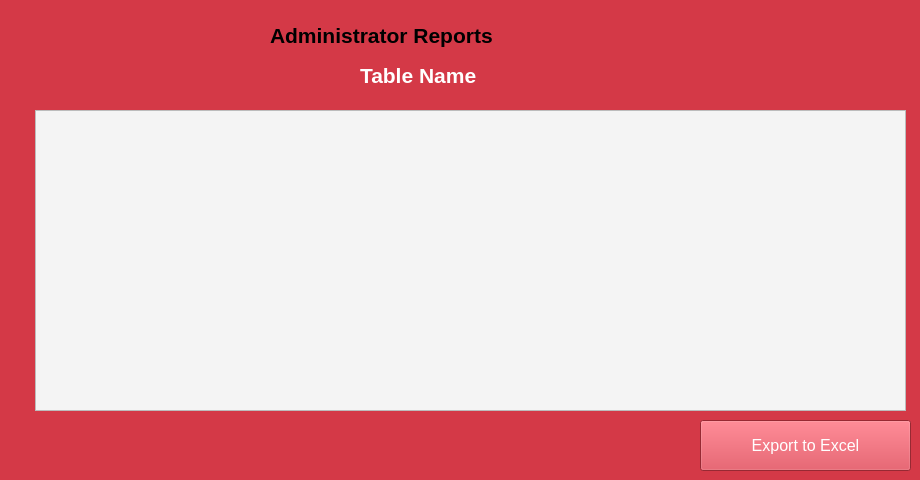
    <widget class="QWidget" name="tab_5">
     <property name="styleSheet">
      <string notr="true">background-color :#d43947

</string>
     </property>
     <attribute name="title">
      <string>reports</string>
     </attribute>
     <widget class="QLabel" name="label_26">
      <property name="geometry">
       <rect>
        <x>270</x>
        <y>20</y>
        <width>311</width>
        <height>31</height>
       </rect>
      </property>
      <property name="font">
       <font>
        <pointsize>16</pointsize>
        <weight>75</weight>
        <bold>true</bold>
       </font>
      </property>
      <property name="text">
       <string>Administrator Reports</string>
      </property>
     </widget>
     <widget class="QLabel" name="l61">
      <property name="geometry">
       <rect>
        <x>360</x>
        <y>60</y>
        <width>341</width>
        <height>31</height>
       </rect>
      </property>
      <property name="font">
       <font>
        <pointsize>16</pointsize>
        <weight>75</weight>
        <bold>true</bold>
       </font>
      </property>
      <property name="styleSheet">
       <string notr="true">color : rgb(255,255,255);</string>
      </property>
      <property name="text">
       <string>Table Name</string>
      </property>
     </widget>
     <widget class="QTableWidget" name="tableReport">
      <property name="geometry">
       <rect>
        <x>35</x>
        <y>110</y>
        <width>871</width>
        <height>301</height>
       </rect>
      </property>
      <property name="styleSheet">
       <string notr="true">background-color: rgb(244, 244, 244);

alternate-background-color: rgb(249, 249, 249);

font: 12pt &quot;MS Shell Dlg 2&quot;;

color: rgb(0, 0, 0);</string>
      </property>
     </widget>
     <widget class="QPushButton" name="button_export">
      <property name="geometry">
       <rect>
        <x>700</x>
        <y>420</y>
        <width>211</width>
        <height>51</height>
       </rect>
      </property>
      <property name="font">
       <font>
        <pointsize>12</pointsize>
       </font>
      </property>
      <property name="styleSheet">
       <string notr="true">background-color : rgb(212,57,71);

color : rgb(255,255,255);</string>
      </property>
      <property name="text">
       <string>Export to Excel</string>
      </property>
     </widget>
    </widget>
